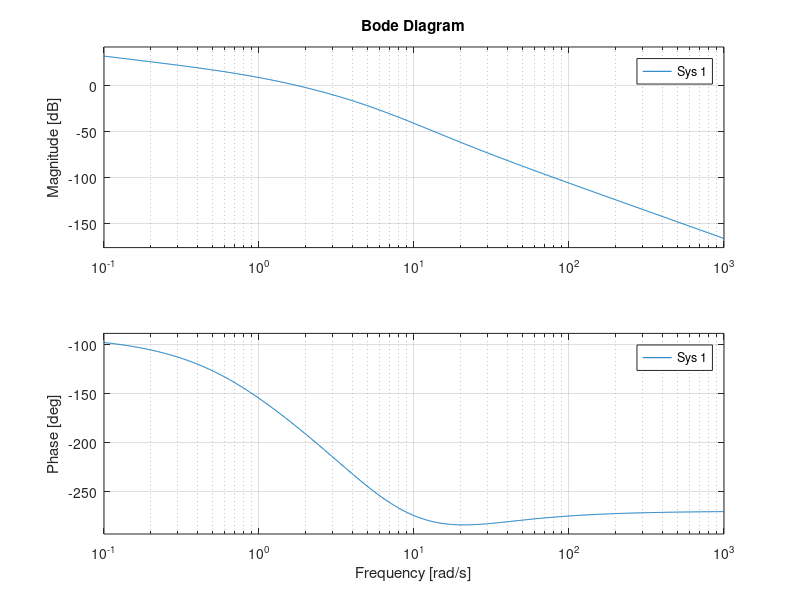

Write MATLAB code to recreate this figure. (Note: this script raises an error after producing the figure.)
clear all, close all
s = tf('s');
F1 = 5/s;
F2 = (s+20)/(s+1)/(s+5)^2;
Kf1 = dcgain(F1*s)
Kf2 = dcgain(F2)

Kc1 = 1/(0.05*Kf1*Kf2);
Kc3 = .1/(.01*Kf1*Kf2);
Kc_min = max(Kc1,Kc3)

bode(F1*F2) % stabilita regolare
Kc = Kc_min;

ts = 1;
wcd = 3*.63/ts; % 1.89
wcd = 1.9;
mr_db = 2.5;
mfi_min = 60-5*mr_db; % 47.5

Ga1 = Kc*F1*F2;
figure, bode(Ga1), grid
[m1,f1] = bode(Ga1, wcd)
% attenuare modulo - recuperare > 55

% 2 reti attenuatrici
md1 = 4; xd1 = 1.1;
taud1 = xd1/wcd;
Rd1 = (1+taud1*s)/(1+taud1/md1*s);
md2 = 3; xd2 = sqrt(md2);
taud2 = xd2/wcd;
Rd2 = (1+taud2*s)/(1+taud2/md2*s);
Rd = Rd1*Rd2;
Ga2 = Ga1*Rd;
figure, bode(Ga2), grid
[m2,f2] = bode(Ga2, wcd)
% attenuare 10.68 - perdere < 6

mi = 10.7;
figure, bode((1+s/mi)/(1+s)), grid
xi = 180; taui = xi/wcd;
Ri = (1+taui/mi*s)/(1+taui*s);
Ga3 = Ga2*Ri;
figure, margin(Ga3)

C = Kc*Rd*Ri;
W = feedback(C*F1*F2, 1);
figure, bode(W), grid
figure, step(W), grid

Wu = C*feedback(1,Ga3);
figure, step(Wu), grid

% discretizzazione
wB = 3.7;
T = 0.005;
Gazoh = Ga3/(1+s*T/2);
figure, margin(Gazoh)

Cz1 = c2d(C, T, 'tustin');
Cz2 = c2d(C, T, 'zoh');
Cz3 = c2d(C, T, 'matched');